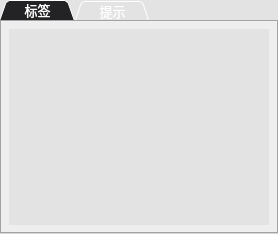
           <widget class="QTabWidget" name="tabWidget">
            <property name="enabled">
             <bool>true</bool>
            </property>
            <property name="palette">
             <palette>
              <active>
               <colorrole role="WindowText">
                <brush brushstyle="SolidPattern">
                 <color alpha="255">
                  <red>58</red>
                  <green>58</green>
                  <blue>58</blue>
                 </color>
                </brush>
               </colorrole>
               <colorrole role="Button">
                <brush brushstyle="SolidPattern">
                 <color alpha="255">
                  <red>227</red>
                  <green>227</green>
                  <blue>227</blue>
                 </color>
                </brush>
               </colorrole>
               <colorrole role="Text">
                <brush brushstyle="SolidPattern">
                 <color alpha="255">
                  <red>58</red>
                  <green>58</green>
                  <blue>58</blue>
                 </color>
                </brush>
               </colorrole>
               <colorrole role="ButtonText">
                <brush brushstyle="SolidPattern">
                 <color alpha="255">
                  <red>58</red>
                  <green>58</green>
                  <blue>58</blue>
                 </color>
                </brush>
               </colorrole>
               <colorrole role="Base">
                <brush brushstyle="SolidPattern">
                 <color alpha="255">
                  <red>227</red>
                  <green>227</green>
                  <blue>227</blue>
                 </color>
                </brush>
               </colorrole>
               <colorrole role="Window">
                <brush brushstyle="SolidPattern">
                 <color alpha="255">
                  <red>227</red>
                  <green>227</green>
                  <blue>227</blue>
                 </color>
                </brush>
               </colorrole>
               <colorrole role="PlaceholderText">
                <brush brushstyle="NoBrush">
                 <color alpha="128">
                  <red>58</red>
                  <green>58</green>
                  <blue>58</blue>
                 </color>
                </brush>
               </colorrole>
              </active>
              <inactive>
               <colorrole role="WindowText">
                <brush brushstyle="SolidPattern">
                 <color alpha="255">
                  <red>58</red>
                  <green>58</green>
                  <blue>58</blue>
                 </color>
                </brush>
               </colorrole>
               <colorrole role="Button">
                <brush brushstyle="SolidPattern">
                 <color alpha="255">
                  <red>227</red>
                  <green>227</green>
                  <blue>227</blue>
                 </color>
                </brush>
               </colorrole>
               <colorrole role="Text">
                <brush brushstyle="SolidPattern">
                 <color alpha="255">
                  <red>58</red>
                  <green>58</green>
                  <blue>58</blue>
                 </color>
                </brush>
               </colorrole>
               <colorrole role="ButtonText">
                <brush brushstyle="SolidPattern">
                 <color alpha="255">
                  <red>58</red>
                  <green>58</green>
                  <blue>58</blue>
                 </color>
                </brush>
               </colorrole>
               <colorrole role="Base">
                <brush brushstyle="SolidPattern">
                 <color alpha="255">
                  <red>227</red>
                  <green>227</green>
                  <blue>227</blue>
                 </color>
                </brush>
               </colorrole>
               <colorrole role="Window">
                <brush brushstyle="SolidPattern">
                 <color alpha="255">
                  <red>227</red>
                  <green>227</green>
                  <blue>227</blue>
                 </color>
                </brush>
               </colorrole>
               <colorrole role="PlaceholderText">
                <brush brushstyle="NoBrush">
                 <color alpha="128">
                  <red>58</red>
                  <green>58</green>
                  <blue>58</blue>
                 </color>
                </brush>
               </colorrole>
              </inactive>
              <disabled>
               <colorrole role="WindowText">
                <brush brushstyle="SolidPattern">
                 <color alpha="255">
                  <red>58</red>
                  <green>58</green>
                  <blue>58</blue>
                 </color>
                </brush>
               </colorrole>
               <colorrole role="Button">
                <brush brushstyle="SolidPattern">
                 <color alpha="255">
                  <red>227</red>
                  <green>227</green>
                  <blue>227</blue>
                 </color>
                </brush>
               </colorrole>
               <colorrole role="Text">
                <brush brushstyle="SolidPattern">
                 <color alpha="255">
                  <red>58</red>
                  <green>58</green>
                  <blue>58</blue>
                 </color>
                </brush>
               </colorrole>
               <colorrole role="ButtonText">
                <brush brushstyle="SolidPattern">
                 <color alpha="255">
                  <red>58</red>
                  <green>58</green>
                  <blue>58</blue>
                 </color>
                </brush>
               </colorrole>
               <colorrole role="Base">
                <brush brushstyle="SolidPattern">
                 <color alpha="255">
                  <red>227</red>
                  <green>227</green>
                  <blue>227</blue>
                 </color>
                </brush>
               </colorrole>
               <colorrole role="Window">
                <brush brushstyle="SolidPattern">
                 <color alpha="255">
                  <red>227</red>
                  <green>227</green>
                  <blue>227</blue>
                 </color>
                </brush>
               </colorrole>
               <colorrole role="PlaceholderText">
                <brush brushstyle="NoBrush">
                 <color alpha="128">
                  <red>58</red>
                  <green>58</green>
                  <blue>58</blue>
                 </color>
                </brush>
               </colorrole>
              </disabled>
             </palette>
            </property>
            <property name="styleSheet">
             <string notr="true">QTabBar::tab
{
font:13px;
color:white; 
border:none;
background:rgb(51, 51, 51);
height:20px;
width:75px;
}
QTabBar::tab:selected
{
background:rgb(35, 35, 38);
}
QTabBar::tab:!selected
{
background:rgb(51, 51, 51);
}
QTabBar::tab:hover:!selected
{
background:rgb(35, 35, 38);
}
QTabWidget::pane { /* The tab widget frame */  
   padding:0;
}  </string>
            </property>
            <property name="tabPosition">
             <enum>QTabWidget::North</enum>
            </property>
            <property name="tabShape">
             <enum>QTabWidget::Triangular</enum>
            </property>
            <property name="currentIndex">
             <number>0</number>
            </property>
            <property name="elideMode">
             <enum>Qt::ElideLeft</enum>
            </property>
            <widget class="QWidget" name="tab">
             <attribute name="title">
              <string>标签</string>
             </attribute>
             <layout class="QVBoxLayout" name="verticalLayout_15">
              <item>
               <widget class="QListView" name="markList">
                <property name="palette">
                 <palette>
                  <active>
                   <colorrole role="WindowText">
                    <brush brushstyle="SolidPattern">
                     <color alpha="255">
                      <red>58</red>
                      <green>58</green>
                      <blue>58</blue>
                     </color>
                    </brush>
                   </colorrole>
                   <colorrole role="Button">
                    <brush brushstyle="SolidPattern">
                     <color alpha="255">
                      <red>227</red>
                      <green>227</green>
                      <blue>227</blue>
                     </color>
                    </brush>
                   </colorrole>
                   <colorrole role="Text">
                    <brush brushstyle="SolidPattern">
                     <color alpha="255">
                      <red>58</red>
                      <green>58</green>
                      <blue>58</blue>
                     </color>
                    </brush>
                   </colorrole>
                   <colorrole role="ButtonText">
                    <brush brushstyle="SolidPattern">
                     <color alpha="255">
                      <red>58</red>
                      <green>58</green>
                      <blue>58</blue>
                     </color>
                    </brush>
                   </colorrole>
                   <colorrole role="Base">
                    <brush brushstyle="SolidPattern">
                     <color alpha="255">
                      <red>227</red>
                      <green>227</green>
                      <blue>227</blue>
                     </color>
                    </brush>
                   </colorrole>
                   <colorrole role="Window">
                    <brush brushstyle="SolidPattern">
                     <color alpha="255">
                      <red>227</red>
                      <green>227</green>
                      <blue>227</blue>
                     </color>
                    </brush>
                   </colorrole>
                   <colorrole role="PlaceholderText">
                    <brush brushstyle="NoBrush">
                     <color alpha="128">
                      <red>58</red>
                      <green>58</green>
                      <blue>58</blue>
                     </color>
                    </brush>
                   </colorrole>
                  </active>
                  <inactive>
                   <colorrole role="WindowText">
                    <brush brushstyle="SolidPattern">
                     <color alpha="255">
                      <red>58</red>
                      <green>58</green>
                      <blue>58</blue>
                     </color>
                    </brush>
                   </colorrole>
                   <colorrole role="Button">
                    <brush brushstyle="SolidPattern">
                     <color alpha="255">
                      <red>227</red>
                      <green>227</green>
                      <blue>227</blue>
                     </color>
                    </brush>
                   </colorrole>
                   <colorrole role="Text">
                    <brush brushstyle="SolidPattern">
                     <color alpha="255">
                      <red>58</red>
                      <green>58</green>
                      <blue>58</blue>
                     </color>
                    </brush>
                   </colorrole>
                   <colorrole role="ButtonText">
                    <brush brushstyle="SolidPattern">
                     <color alpha="255">
                      <red>58</red>
                      <green>58</green>
                      <blue>58</blue>
                     </color>
                    </brush>
                   </colorrole>
                   <colorrole role="Base">
                    <brush brushstyle="SolidPattern">
                     <color alpha="255">
                      <red>227</red>
                      <green>227</green>
                      <blue>227</blue>
                     </color>
                    </brush>
                   </colorrole>
                   <colorrole role="Window">
                    <brush brushstyle="SolidPattern">
                     <color alpha="255">
                      <red>227</red>
                      <green>227</green>
                      <blue>227</blue>
                     </color>
                    </brush>
                   </colorrole>
                   <colorrole role="PlaceholderText">
                    <brush brushstyle="NoBrush">
                     <color alpha="128">
                      <red>58</red>
                      <green>58</green>
                      <blue>58</blue>
                     </color>
                    </brush>
                   </colorrole>
                  </inactive>
                  <disabled>
                   <colorrole role="WindowText">
                    <brush brushstyle="SolidPattern">
                     <color alpha="255">
                      <red>58</red>
                      <green>58</green>
                      <blue>58</blue>
                     </color>
                    </brush>
                   </colorrole>
                   <colorrole role="Button">
                    <brush brushstyle="SolidPattern">
                     <color alpha="255">
                      <red>227</red>
                      <green>227</green>
                      <blue>227</blue>
                     </color>
                    </brush>
                   </colorrole>
                   <colorrole role="Text">
                    <brush brushstyle="SolidPattern">
                     <color alpha="255">
                      <red>58</red>
                      <green>58</green>
                      <blue>58</blue>
                     </color>
                    </brush>
                   </colorrole>
                   <colorrole role="ButtonText">
                    <brush brushstyle="SolidPattern">
                     <color alpha="255">
                      <red>58</red>
                      <green>58</green>
                      <blue>58</blue>
                     </color>
                    </brush>
                   </colorrole>
                   <colorrole role="Base">
                    <brush brushstyle="SolidPattern">
                     <color alpha="255">
                      <red>227</red>
                      <green>227</green>
                      <blue>227</blue>
                     </color>
                    </brush>
                   </colorrole>
                   <colorrole role="Window">
                    <brush brushstyle="SolidPattern">
                     <color alpha="255">
                      <red>227</red>
                      <green>227</green>
                      <blue>227</blue>
                     </color>
                    </brush>
                   </colorrole>
                   <colorrole role="PlaceholderText">
                    <brush brushstyle="NoBrush">
                     <color alpha="128">
                      <red>58</red>
                      <green>58</green>
                      <blue>58</blue>
                     </color>
                    </brush>
                   </colorrole>
                  </disabled>
                 </palette>
                </property>
                <property name="focusPolicy">
                 <enum>Qt::NoFocus</enum>
                </property>
                <property name="styleSheet">
                 <string notr="true">border:none;</string>
                </property>
                <property name="autoScrollMargin">
                 <number>0</number>
                </property>
               </widget>
              </item>
             </layout>
            </widget>
            <widget class="QWidget" name="tab_2">
             <attribute name="title">
              <string>提示</string>
             </attribute>
            </widget>
           </widget>
